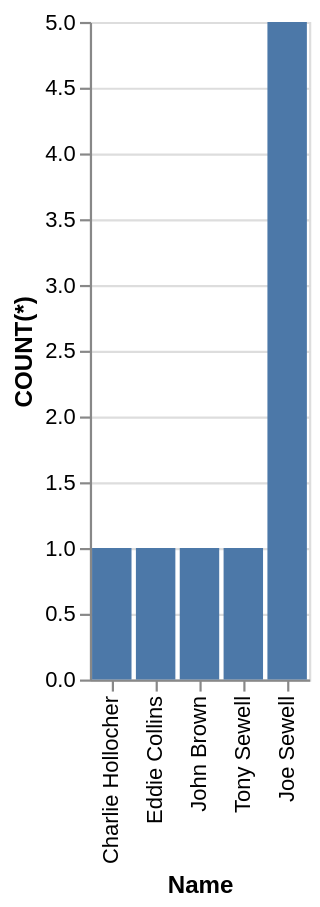

Describe this chart as a Vega-Lite specification.
### Vega-Lite specification from a JSON file in a GitHub repository (floating-point values rounded to 4 significant figures)
{"data": {"values": [{"x_data": "Charlie Hollocher", "y_data": 1}, {"x_data": "Eddie Collins", "y_data": 1}, {"x_data": "John Brown", "y_data": 1}, {"x_data": "Tony Sewell", "y_data": 1}, {"x_data": "Joe Sewell", "y_data": 5}]}, "mark": "bar", "encoding": {"x": {"field": "x_data", "type": "nominal", "title": "Name", "sort": {"op": "sum", "field": "y_data", "order": "ascending"}}, "y": {"field": "y_data", "type": "quantitative", "title": "COUNT(*)"}}}
